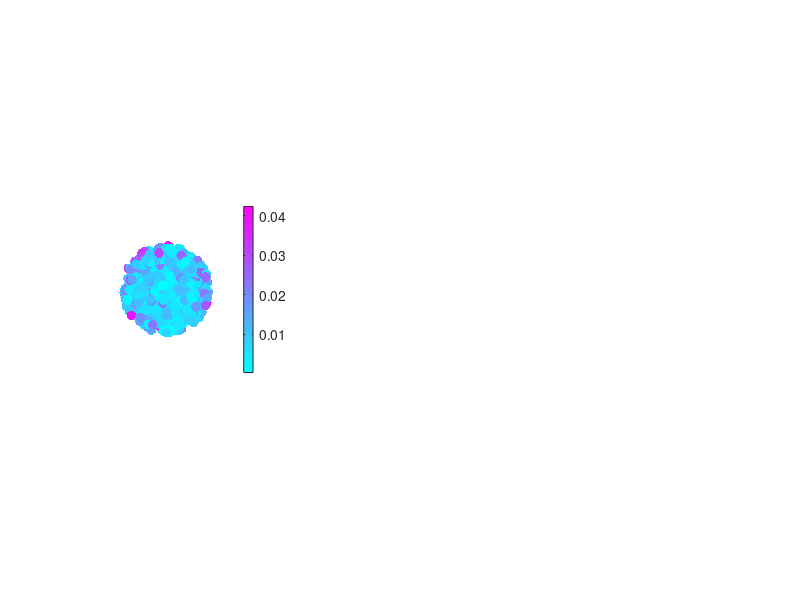

Write the MATLAB code that produced this figure. (Note: this script raises an error after producing the figure.)
load("Results.mat");

colors = (1/255)*[27 158 119; 217 95 2; 117 112 179];

plot(1000*errors(1:150, 1), 'linewidth', 2, 'color', colors(1, :));
hold on
plot(1000*errors(1:150, 2), 'linewidth', 2, 'color', colors(2, :));
plot(1000*errors(1:150, 3), 'linewidth', 2, 'color', colors(3, :));

xlabel("Number of Combinations");
ylabel("Error (mm)");

set(gca, 'linewidth', 2, 'fontsize', 15);
box off
legend({"Analytic"; "PCA"; "F-Test"});
legend boxoff;
set(gcf, 'color', 'w', 'Position', [488   444   560   314]);

%% Scatter plot
subplot(1,3,1);
load("Top20Trained.mat");
scatter(testT(1,:), testT(2,:), 50, errors20, 'filled');
xlim([-0.05 0.05]);
ylim([-0.05 0.05]);
axis square
axis off
colormap cool
colorbar; clim([0 0.035]);

subplot(1,3,2);
load("Top20PCA.mat");
scatter(testT(1,:), testT(2,:), 50, errors20pca, 'filled');
xlim([-0.05 0.05]);
ylim([-0.05 0.05]);
axis square
axis off
colormap cool
colorbar; clim([0 0.035]);

subplot(1,3,3);
load("Top20Analytic.mat");
scatter(testT(1,:), testT(2,:), 50, errors20analytic, 'filled');
xlim([-0.05 0.05]);
ylim([-0.05 0.05]);
axis square
axis off
colormap cool
colorbar; clim([0 0.035]);

set(gcf, 'position', [42         431        1490         355]);
